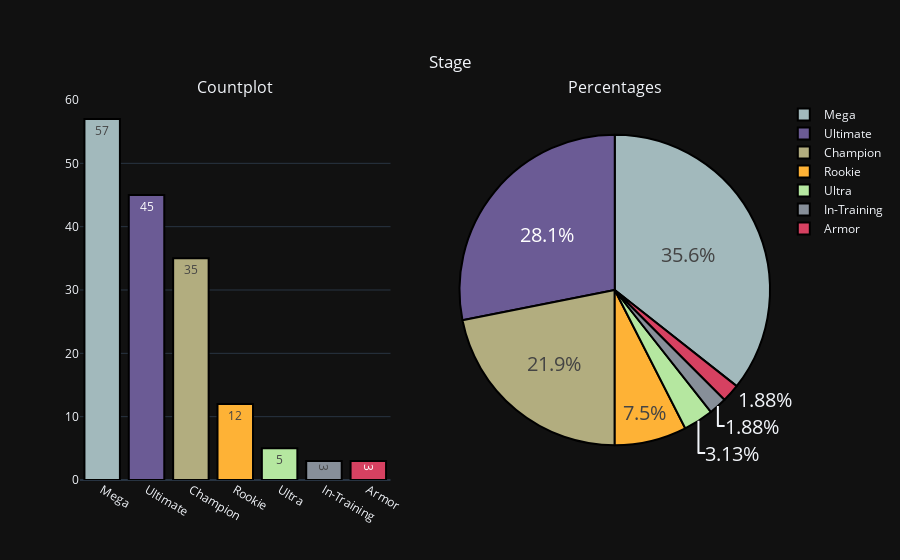
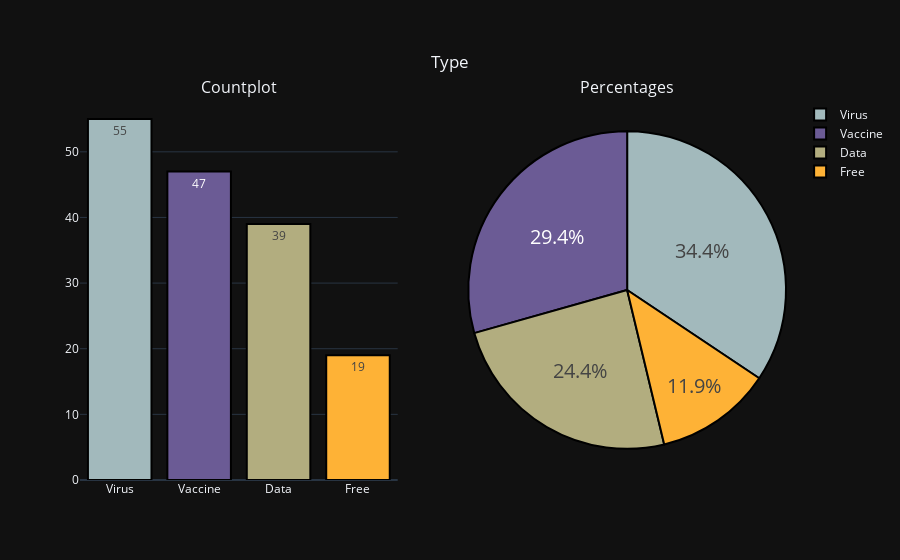

The notebook cell these images were saved under, in order:
### Code cell
def summary_count(df, cols):
    colors = [
        "#a2b9bc",
        "#6b5b95",
        "#b2ad7f",
        "#feb236",
        "#b5e7a0",
        "#878f99",
        "#d64161",
        "#86af49",
        "#ff7b25",
    ]

    fig = make_subplots(
        rows=1,
        cols=2,
        subplot_titles=("Countplot", "Percentages"),
        specs=[[{"type": "xy"}, {"type": "domain"}]],
    )

    x = [str(i) for i in df[cols].value_counts().index]
    y = df[cols].value_counts().values.tolist()

    fig.add_trace(
        go.Bar(
            x=x,
            y=y,
            text=y,
            textposition="auto",
            showlegend=False,
            marker=dict(color=colors, line=dict(color="black", width=2)),
        ),
        row=1,
        col=1,
    )

    fig.add_trace(
        go.Pie(
            labels=df[cols].value_counts().keys(),
            values=df[cols].value_counts().values,
            hoverinfo="label",
            textinfo="percent",
            textfont_size=20,
            textposition="auto",
            marker=dict(colors=colors, line=dict(color="black", width=2)),
        ),
        row=1,
        col=2,
    )

    fig.update_layout(
        title={
            "text": cols.title(),
            "y": 0.9,
            "x": 0.5,
            "xanchor": "center",
            "yanchor": "top",
        },
        template="plotly_dark",
    )

    fig.show()


for i in ["stage", "type"]:
    summary_count(df, i)

### Figure 1 — Plotly figure (JSON) as saved in the notebook; plotly's stock layout.template omitted (floating-point values rounded to 4 significant figures)
{"data": [{"marker": {"color": ["#a2b9bc", "#6b5b95", "#b2ad7f", "#feb236", "#b5e7a0", "#878f99", "#d64161", "#86af49", "#ff7b25"], "line": {"color": "black", "width": 2}}, "showlegend": false, "text": ["57", "45", "35", "12", "5", "3", "3"], "textposition": "auto", "type": "bar", "x": ["Mega", "Ultimate", "Champion", "Rookie", "Ultra", "In-Training", "Armor"], "xaxis": "x", "y": [57, 45, 35, 12, 5, 3, 3], "yaxis": "y"}, {"domain": {"x": [0.55, 1], "y": [0, 1]}, "hoverinfo": "label", "labels": ["Mega", "Ultimate", "Champion", "Rookie", "Ultra", "In-Training", "Armor"], "marker": {"colors": ["#a2b9bc", "#6b5b95", "#b2ad7f", "#feb236", "#b5e7a0", "#878f99", "#d64161", "#86af49", "#ff7b25"], "line": {"color": "black", "width": 2}}, "textfont": {"size": 20}, "textinfo": "percent", "textposition": "auto", "type": "pie", "values": [57, 45, 35, 12, 5, 3, 3]}], "layout": {"annotations": [{"font": {"size": 16}, "showarrow": false, "text": "Countplot", "x": 0.225, "xanchor": "center", "xref": "paper", "y": 1, "yanchor": "bottom", "yref": "paper"}, {"font": {"size": 16}, "showarrow": false, "text": "Percentages", "x": 0.775, "xanchor": "center", "xref": "paper", "y": 1, "yanchor": "bottom", "yref": "paper"}], "title": {"text": "Stage", "x": 0.5, "xanchor": "center", "y": 0.9, "yanchor": "top"}, "xaxis": {"anchor": "y", "domain": [0, 0.45]}, "yaxis": {"anchor": "x", "domain": [0, 1]}}}

### Figure 2 — Plotly figure (JSON) as saved in the notebook; plotly's stock layout.template omitted (floating-point values rounded to 4 significant figures)
{"data": [{"marker": {"color": ["#a2b9bc", "#6b5b95", "#b2ad7f", "#feb236", "#b5e7a0", "#878f99", "#d64161", "#86af49", "#ff7b25"], "line": {"color": "black", "width": 2}}, "showlegend": false, "text": ["55", "47", "39", "19"], "textposition": "auto", "type": "bar", "x": ["Virus", "Vaccine", "Data", "Free"], "xaxis": "x", "y": [55, 47, 39, 19], "yaxis": "y"}, {"domain": {"x": [0.55, 1], "y": [0, 1]}, "hoverinfo": "label", "labels": ["Virus", "Vaccine", "Data", "Free"], "marker": {"colors": ["#a2b9bc", "#6b5b95", "#b2ad7f", "#feb236", "#b5e7a0", "#878f99", "#d64161", "#86af49", "#ff7b25"], "line": {"color": "black", "width": 2}}, "textfont": {"size": 20}, "textinfo": "percent", "textposition": "auto", "type": "pie", "values": [55, 47, 39, 19]}], "layout": {"annotations": [{"font": {"size": 16}, "showarrow": false, "text": "Countplot", "x": 0.225, "xanchor": "center", "xref": "paper", "y": 1, "yanchor": "bottom", "yref": "paper"}, {"font": {"size": 16}, "showarrow": false, "text": "Percentages", "x": 0.775, "xanchor": "center", "xref": "paper", "y": 1, "yanchor": "bottom", "yref": "paper"}], "title": {"text": "Type", "x": 0.5, "xanchor": "center", "y": 0.9, "yanchor": "top"}, "xaxis": {"anchor": "y", "domain": [0, 0.45]}, "yaxis": {"anchor": "x", "domain": [0, 1]}}}
